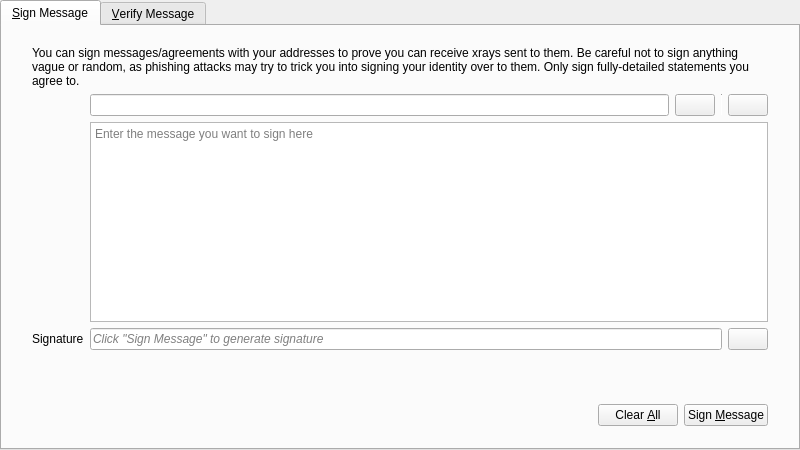
<?xml version="1.0" encoding="UTF-8"?>
<ui version="4.0">
 <class>SignVerifyMessageDialog</class>
 <widget class="QDialog" name="SignVerifyMessageDialog">
  <property name="geometry">
   <rect>
    <x>0</x>
    <y>0</y>
    <width>800</width>
    <height>450</height>
   </rect>
  </property>
  <property name="windowTitle">
   <string>Signatures - Sign / Verify a Message</string>
  </property>
  <property name="modal">
   <bool>true</bool>
  </property>
  <layout class="QVBoxLayout" name="verticalLayout">
   <property name="leftMargin">
    <number>0</number>
   </property>
   <property name="topMargin">
    <number>0</number>
   </property>
   <property name="rightMargin">
    <number>0</number>
   </property>
   <property name="bottomMargin">
    <number>0</number>
   </property>
   <item>
    <widget class="QTabWidget" name="tabWidget">
     <property name="currentIndex">
      <number>0</number>
     </property>
     <widget class="QWidget" name="tabSignMessage">
      <attribute name="title">
       <string>&amp;Sign Message</string>
      </attribute>
      <layout class="QVBoxLayout" name="verticalLayout_SM">
       <property name="leftMargin">
        <number>0</number>
       </property>
       <property name="topMargin">
        <number>0</number>
       </property>
       <property name="rightMargin">
        <number>0</number>
       </property>
       <property name="bottomMargin">
        <number>0</number>
       </property>
       <item>
        <layout class="QVBoxLayout" name="verticalLayout_3">
         <property name="leftMargin">
          <number>30</number>
         </property>
         <property name="topMargin">
          <number>20</number>
         </property>
         <property name="rightMargin">
          <number>30</number>
         </property>
         <property name="bottomMargin">
          <number>20</number>
         </property>
         <item>
          <layout class="QGridLayout" name="gridLayout">
           <item row="1" column="1">
            <layout class="QHBoxLayout" name="horizontalLayout_1_SM">
             <property name="spacing">
              <number>6</number>
             </property>
             <item>
              <widget class="QValidatedLineEdit" name="addressIn_SM">
               <property name="toolTip">
                <string>The Xray address to sign the message with</string>
               </property>
              </widget>
             </item>
             <item>
              <widget class="XrayPushButton" name="addressBookButton_SM">
               <property name="toolTip">
                <string>Choose previously used address</string>
               </property>
               <property name="text">
                <string/>
               </property>
               <property name="icon">
                <iconset resource="../bitcoin.qrc">
                 <normaloff>:/icons/address-book</normaloff>:/icons/address-book</iconset>
               </property>
               <property name="shortcut">
                <string>Alt+A</string>
               </property>
               <property name="autoDefault">
                <bool>false</bool>
               </property>
              </widget>
             </item>
             <item>
              <widget class="Line" name="vLine">
               <property name="maximumSize">
                <size>
                 <width>1</width>
                 <height>22</height>
                </size>
               </property>
               <property name="orientation">
                <enum>Qt::Vertical</enum>
               </property>
              </widget>
             </item>
             <item>
              <widget class="XrayPushButton" name="pasteButton_SM">
               <property name="toolTip">
                <string>Paste address from clipboard</string>
               </property>
               <property name="text">
                <string/>
               </property>
               <property name="icon">
                <iconset resource="../bitcoin.qrc">
                 <normaloff>:/icons/editpaste</normaloff>:/icons/editpaste</iconset>
               </property>
               <property name="shortcut">
                <string>Alt+P</string>
               </property>
               <property name="autoDefault">
                <bool>false</bool>
               </property>
              </widget>
             </item>
            </layout>
           </item>
           <item row="2" column="1">
            <widget class="QPlainTextEdit" name="messageIn_SM">
             <property name="toolTip">
              <string>Enter the message you want to sign here</string>
             </property>
             <property name="placeholderText">
              <string>Enter the message you want to sign here</string>
             </property>
            </widget>
           </item>
           <item row="3" column="1">
            <layout class="QHBoxLayout" name="horizontalLayout_2_SM">
             <property name="spacing">
              <number>6</number>
             </property>
             <item>
              <widget class="QLineEdit" name="signatureOut_SM">
               <property name="font">
                <font>
                 <italic>true</italic>
                </font>
               </property>
               <property name="readOnly">
                <bool>true</bool>
               </property>
               <property name="placeholderText">
                <string>Click &quot;Sign Message&quot; to generate signature</string>
               </property>
              </widget>
             </item>
             <item>
              <widget class="XrayPushButton" name="copySignatureButton_SM">
               <property name="toolTip">
                <string>Copy the current signature to the system clipboard</string>
               </property>
               <property name="text">
                <string/>
               </property>
               <property name="icon">
                <iconset resource="../bitcoin.qrc">
                 <normaloff>:/icons/editcopy</normaloff>:/icons/editcopy</iconset>
               </property>
               <property name="autoDefault">
                <bool>false</bool>
               </property>
              </widget>
             </item>
            </layout>
           </item>
           <item row="3" column="0">
            <widget class="QLabel" name="signatureLabel_SM">
             <property name="text">
              <string>Signature</string>
             </property>
             <property name="textFormat">
              <enum>Qt::PlainText</enum>
             </property>
            </widget>
           </item>
           <item row="0" column="0" colspan="2">
            <widget class="QLabel" name="infoLabel_SM">
             <property name="text">
              <string>You can sign messages/agreements with your addresses to prove you can receive xrays sent to them. Be careful not to sign anything vague or random, as phishing attacks may try to trick you into signing your identity over to them. Only sign fully-detailed statements you agree to.</string>
             </property>
             <property name="textFormat">
              <enum>Qt::PlainText</enum>
             </property>
             <property name="wordWrap">
              <bool>true</bool>
             </property>
            </widget>
           </item>
          </layout>
         </item>
        </layout>
       </item>
       <item>
        <widget class="QWidget" name="buttonsContainerWhite" native="true">
         <layout class="QHBoxLayout" name="horizontalLayout">
          <property name="leftMargin">
           <number>30</number>
          </property>
          <property name="topMargin">
           <number>15</number>
          </property>
          <property name="rightMargin">
           <number>30</number>
          </property>
          <item>
           <spacer name="horizontalSpacer_1_SM">
            <property name="orientation">
             <enum>Qt::Horizontal</enum>
            </property>
            <property name="sizeHint" stdset="0">
             <size>
              <width>40</width>
              <height>48</height>
             </size>
            </property>
           </spacer>
          </item>
          <item>
           <widget class="QLabel" name="statusLabel_SM">
            <property name="font">
             <font>
              <weight>75</weight>
              <bold>true</bold>
             </font>
            </property>
            <property name="text">
             <string/>
            </property>
            <property name="wordWrap">
             <bool>true</bool>
            </property>
           </widget>
          </item>
          <item>
           <spacer name="horizontalSpacer_2_SM">
            <property name="orientation">
             <enum>Qt::Horizontal</enum>
            </property>
            <property name="sizeHint" stdset="0">
             <size>
              <width>40</width>
              <height>48</height>
             </size>
            </property>
           </spacer>
          </item>
          <item>
           <widget class="XrayPushButton" name="clearButton_SM">
            <property name="toolTip">
             <string>Reset all sign message fields</string>
            </property>
            <property name="text">
             <string>Clear &amp;All</string>
            </property>
            <property name="icon">
             <iconset resource="../bitcoin.qrc">
              <normaloff>:/icons/remove</normaloff>:/icons/remove</iconset>
            </property>
            <property name="autoDefault">
             <bool>false</bool>
            </property>
           </widget>
          </item>
          <item>
           <widget class="XrayPushButton" name="signMessageButton_SM">
            <property name="toolTip">
             <string>Sign the message to prove you own this Xray address</string>
            </property>
            <property name="text">
             <string>Sign &amp;Message</string>
            </property>
            <property name="icon">
             <iconset resource="../bitcoin.qrc">
              <normaloff>:/icons/edit</normaloff>:/icons/edit</iconset>
            </property>
            <property name="autoDefault">
             <bool>false</bool>
            </property>
           </widget>
          </item>
         </layout>
        </widget>
       </item>
      </layout>
     </widget>
     <widget class="QWidget" name="tabVerifyMessage">
      <attribute name="title">
       <string>&amp;Verify Message</string>
      </attribute>
      <layout class="QVBoxLayout" name="verticalLayout_VM">
       <property name="leftMargin">
        <number>0</number>
       </property>
       <property name="topMargin">
        <number>0</number>
       </property>
       <property name="rightMargin">
        <number>0</number>
       </property>
       <property name="bottomMargin">
        <number>0</number>
       </property>
       <item>
        <layout class="QVBoxLayout" name="verticalLayout_2">
         <property name="leftMargin">
          <number>30</number>
         </property>
         <property name="topMargin">
          <number>20</number>
         </property>
         <property name="rightMargin">
          <number>30</number>
         </property>
         <property name="bottomMargin">
          <number>20</number>
         </property>
         <item>
          <widget class="QLabel" name="infoLabel_VM">
           <property name="text">
            <string>Enter the receiver's address, message (ensure you copy line breaks, spaces, tabs, etc. exactly) and signature below to verify the message. Be careful not to read more into the signature than what is in the signed message itself, to avoid being tricked by a man-in-the-middle attack. Note that this only proves the signing party receives with the address, it cannot prove sendership of any transaction!</string>
           </property>
           <property name="textFormat">
            <enum>Qt::PlainText</enum>
           </property>
           <property name="alignment">
            <set>Qt::AlignLeading|Qt::AlignLeft|Qt::AlignTop</set>
           </property>
           <property name="wordWrap">
            <bool>true</bool>
           </property>
          </widget>
         </item>
         <item>
          <layout class="QHBoxLayout" name="horizontalLayout_1_VM">
           <property name="spacing">
            <number>6</number>
           </property>
           <item>
            <widget class="QValidatedLineEdit" name="addressIn_VM">
             <property name="toolTip">
              <string>The Xray address the message was signed with</string>
             </property>
            </widget>
           </item>
           <item>
            <widget class="XrayPushButton" name="addressBookButton_VM">
             <property name="toolTip">
              <string>Choose previously used address</string>
             </property>
             <property name="text">
              <string/>
             </property>
             <property name="icon">
              <iconset resource="../bitcoin.qrc">
               <normaloff>:/icons/address-book</normaloff>:/icons/address-book</iconset>
             </property>
             <property name="shortcut">
              <string>Alt+A</string>
             </property>
             <property name="autoDefault">
              <bool>false</bool>
             </property>
            </widget>
           </item>
          </layout>
         </item>
         <item>
          <widget class="QPlainTextEdit" name="messageIn_VM">
           <property name="toolTip">
            <string>The signed message to verify</string>
           </property>
           <property name="placeholderText">
            <string>The signed message to verify</string>
           </property>
          </widget>
         </item>
         <item>
          <widget class="QValidatedLineEdit" name="signatureIn_VM">
           <property name="toolTip">
            <string>The signature given when the message was signed</string>
           </property>
           <property name="placeholderText">
            <string>The signature given when the message was signed</string>
           </property>
          </widget>
         </item>
        </layout>
       </item>
       <item>
        <widget class="QWidget" name="buttonsContainerWhite_" native="true">
         <layout class="QHBoxLayout" name="horizontalLayout_2">
          <property name="leftMargin">
           <number>30</number>
          </property>
          <property name="topMargin">
           <number>15</number>
          </property>
          <property name="rightMargin">
           <number>30</number>
          </property>
          <item>
           <spacer name="horizontalSpacer_1_VM">
            <property name="orientation">
             <enum>Qt::Horizontal</enum>
            </property>
            <property name="sizeHint" stdset="0">
             <size>
              <width>40</width>
              <height>48</height>
             </size>
            </property>
           </spacer>
          </item>
          <item>
           <widget class="QLabel" name="statusLabel_VM">
            <property name="font">
             <font>
              <weight>75</weight>
              <bold>true</bold>
             </font>
            </property>
            <property name="text">
             <string/>
            </property>
            <property name="wordWrap">
             <bool>true</bool>
            </property>
           </widget>
          </item>
          <item>
           <spacer name="horizontalSpacer_2_VM">
            <property name="orientation">
             <enum>Qt::Horizontal</enum>
            </property>
            <property name="sizeHint" stdset="0">
             <size>
              <width>40</width>
              <height>48</height>
             </size>
            </property>
           </spacer>
          </item>
          <item>
           <widget class="XrayPushButton" name="clearButton_VM">
            <property name="toolTip">
             <string>Reset all verify message fields</string>
            </property>
            <property name="text">
             <string>Clear &amp;All</string>
            </property>
            <property name="icon">
             <iconset resource="../bitcoin.qrc">
              <normaloff>:/icons/remove</normaloff>:/icons/remove</iconset>
            </property>
            <property name="autoDefault">
             <bool>false</bool>
            </property>
           </widget>
          </item>
          <item>
           <widget class="XrayPushButton" name="verifyMessageButton_VM">
            <property name="toolTip">
             <string>Verify the message to ensure it was signed with the specified Xray address</string>
            </property>
            <property name="text">
             <string>Verify &amp;Message</string>
            </property>
            <property name="icon">
             <iconset resource="../bitcoin.qrc">
              <normaloff>:/icons/transaction_0</normaloff>:/icons/transaction_0</iconset>
            </property>
            <property name="autoDefault">
             <bool>false</bool>
            </property>
           </widget>
          </item>
         </layout>
        </widget>
       </item>
      </layout>
     </widget>
    </widget>
   </item>
  </layout>
 </widget>
 <customwidgets>
  <customwidget>
   <class>QValidatedLineEdit</class>
   <extends>QLineEdit</extends>
   <header>qt/qvalidatedlineedit.h</header>
  </customwidget>
  <customwidget>
   <class>XrayPushButton</class>
   <extends>QPushButton</extends>
   <header>qt/xraypushbutton.h</header>
  </customwidget>
 </customwidgets>
 <resources>
  <include location="../bitcoin.qrc"/>
 </resources>
 <connections/>
</ui>
